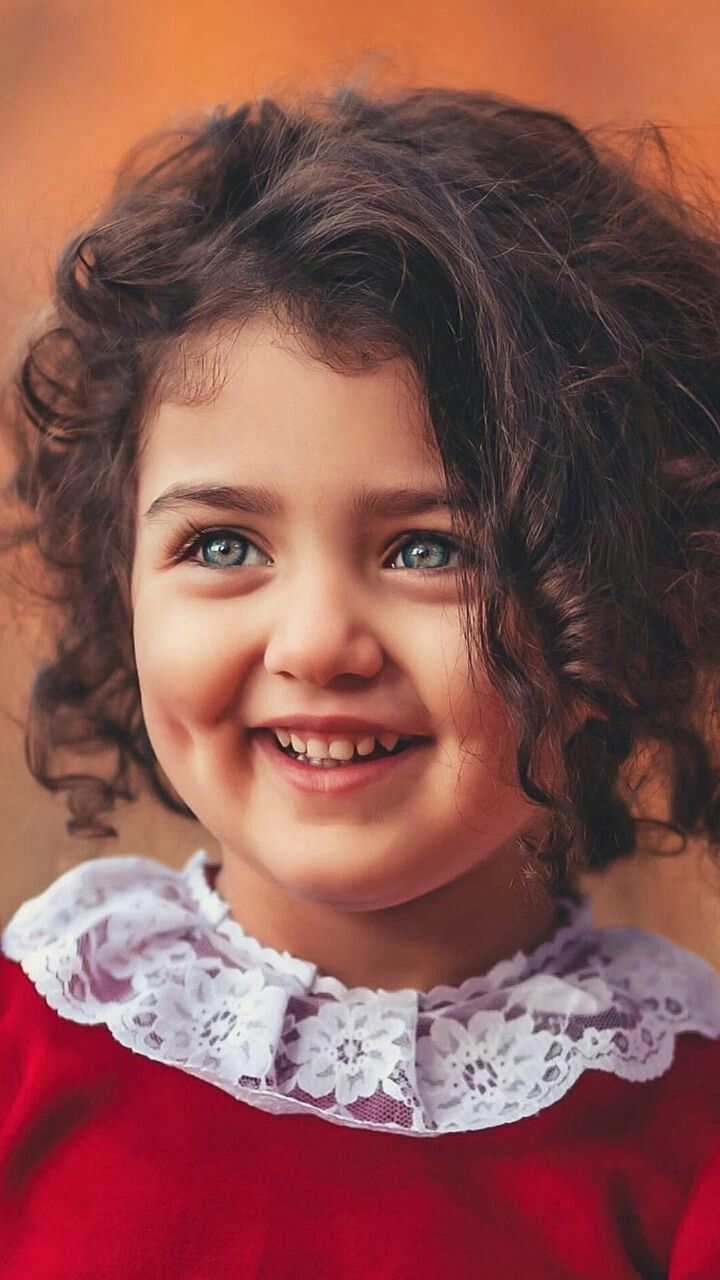
#> input picture Image_processing_Practical_labs/Exp4/pk.jpg, 720 x 1280 px
$ jupyter execute Noise.ipynb
#> lines starting #> are read from the running program, lines starting #| are printed output that depends on the picture
[cell 1]
import cv2
import numpy as np
import matplotlib.pyplot as plt

# Read the image
image = cv2.imread('pk.jpg')
#> image is the input picture: shape (1280, 720, 3); mean B, G, R 80.2, 85.2, 137.7
image = cv2.cvtColor(image, cv2.COLOR_BGR2RGB)

# Function to add Salt & Pepper noise
def add_salt_pepper_noise(img, salt_prob=0.02, pepper_prob=0.02):
#> called with salt_prob = 0.02, pepper_prob = 0.02
    noisy = np.copy(img)
    total_pixels = img.size // img.shape[2]
#> total_pixels = 921600

    # Add salt (white) noise
    num_salt = int(total_pixels * salt_prob)
#> num_salt = 18432
    coords = [np.random.randint(0, i - 1, num_salt) for i in img.shape[:2]]
    noisy[coords[0], coords[1]] = [255, 255, 255]

    # Add pepper (black) noise
    num_pepper = int(total_pixels * pepper_prob)
#> num_pepper = 18432
    coords = [np.random.randint(0, i - 1, num_pepper) for i in img.shape[:2]]
    noisy[coords[0], coords[1]] = [0, 0, 0]

    return noisy

# Apply noise
noisy_image = add_salt_pepper_noise(image)

# Display results
plt.figure(figsize=(10, 6))
plt.subplot(1, 2, 1)
plt.title("Original Image")
plt.imshow(image)
plt.axis('off')

plt.subplot(1, 2, 2)
plt.title("Salt & Pepper Noise: Random occurrence of black and white pixels")
plt.imshow(noisy_image)
plt.axis('off')

plt.show()

[cell 2]
import cv2
import numpy as np
import matplotlib.pyplot as plt

# Read the image
image = cv2.imread('pk.jpg')
image = cv2.cvtColor(image, cv2.COLOR_BGR2RGB)

# Function to add Gaussian noise
def add_gaussian_noise(img, mean=0, var=0.01):
    # Convert image to float for precision
#> called with mean = 0, var = 0.02
    img = img / 255.0
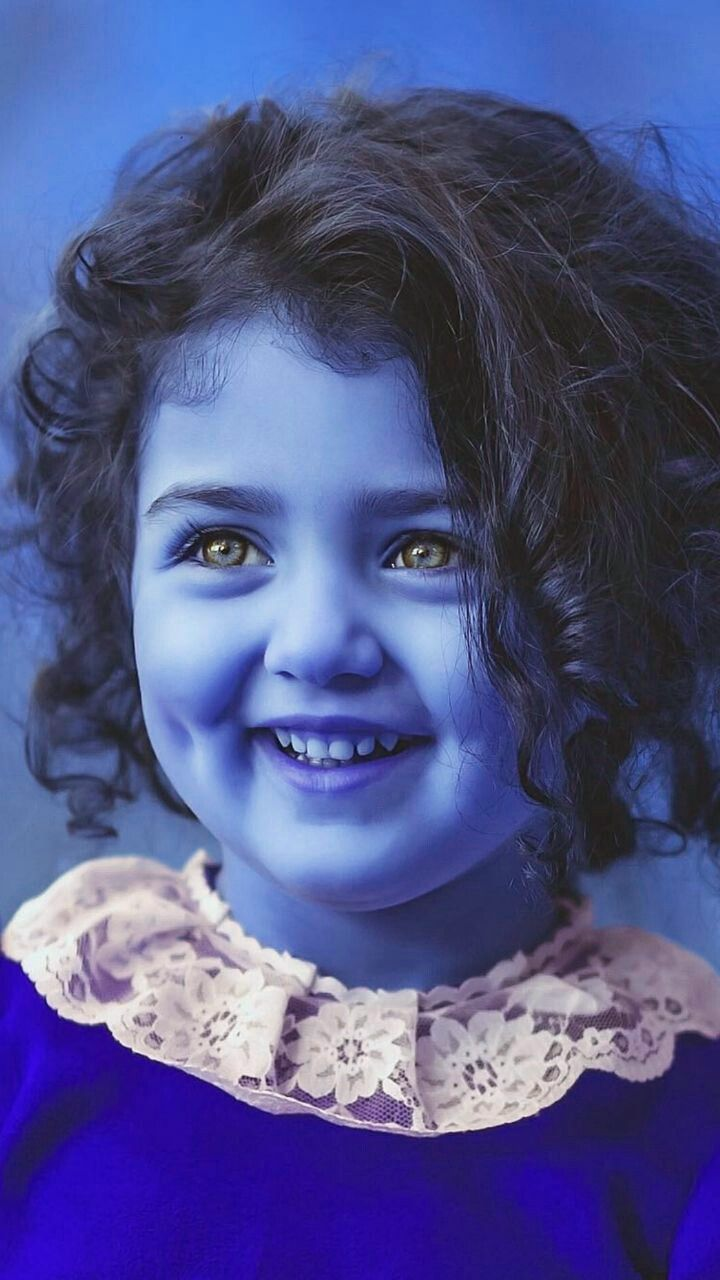
#> img: shape (1280, 720, 3) float64; mean of channels 0, 1, 2 0.54, 0.334, 0.315; drawn as B, G, R
    sigma = var ** 0.5
    gaussian = np.random.normal(mean, sigma, img.shape)

    # Add the Gaussian noise
    noisy = img + gaussian

    # Clip the values to [0,1] and convert back to 0–255
    noisy = np.clip(noisy, 0, 1)
    noisy = (noisy * 255).astype(np.uint8)
    return noisy

# Apply Gaussian noise
noisy_image = add_gaussian_noise(image, mean=0, var=0.02)

# Display results
plt.figure(figsize=(10, 6))
plt.subplot(1, 2, 1)
plt.title("Original Image")
plt.imshow(image)
plt.axis('off')

plt.subplot(1, 2, 2)
plt.title("Gaussian Noise: Random variation based on normal distribution")
plt.imshow(noisy_image)
plt.axis('off')

plt.show()

[cell 3]
import cv2
import numpy as np
import matplotlib.pyplot as plt

# Read the image
image = cv2.imread('pk.jpg')
image = cv2.cvtColor(image, cv2.COLOR_BGR2RGB)

# Function to add Gaussian noise
def add_gaussian_noise(img, mean=0, var=0.01):
#> called with mean = 0, var = 0.02
    img = img / 255.0
    sigma = var ** 0.5
    gaussian = np.random.normal(mean, sigma, img.shape)
    noisy = img + gaussian
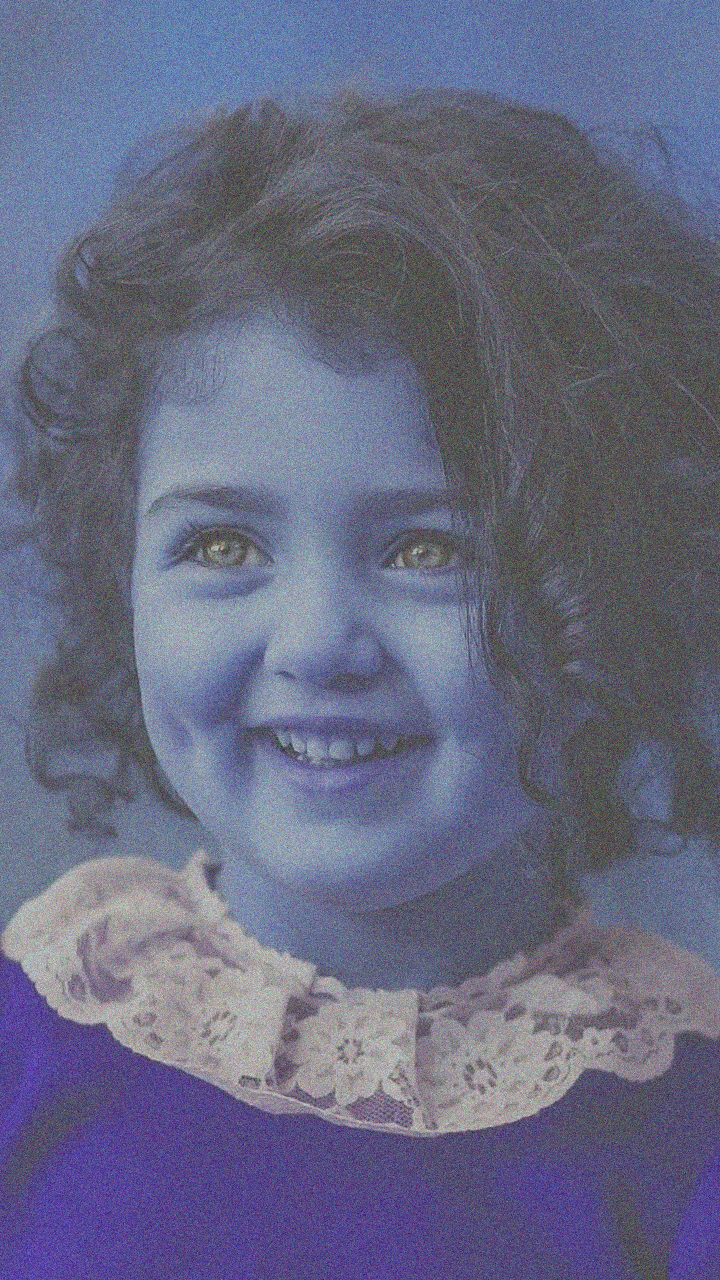
#> noisy: shape (1280, 720, 3) float64; mean of channels 0, 1, 2 0.54, 0.334, 0.315; drawn with min black and max white
    noisy = np.clip(noisy, 0, 1)
    noisy = (noisy * 255).astype(np.uint8)
    return noisy

# Add Gaussian noise
noisy_image = add_gaussian_noise(image, mean=0, var=0.02)

# Display original and noisy images
plt.figure(figsize=(12, 8))

plt.subplot(2, 2, 1)
plt.imshow(image)
plt.title("Original Image")
plt.axis('off')

plt.subplot(2, 2, 2)
plt.imshow(noisy_image)
plt.title("Image with Gaussian Noise")
plt.axis('off')

# Plot histograms
plt.subplot(2, 2, 3)
plt.title("Original Image Histogram")
plt.xlabel("Pixel Intensity")
plt.ylabel("Frequency")
plt.hist(image.ravel(), bins=256, color='blue', alpha=0.7)

plt.subplot(2, 2, 4)
plt.title("Gaussian Noise Image Histogram")
plt.xlabel("Pixel Intensity")
plt.ylabel("Frequency")
plt.hist(noisy_image.ravel(), bins=256, color='red', alpha=0.7)

plt.tight_layout()
plt.show()
#> figure, not shown here; panel 3: tallest bar 48064 high, from x = 37.85 to 38.85; panel 4: tallest bar 167856 high, from x = 0 to 0.996

[cell 4]
import numpy as np
import matplotlib.pyplot as plt

# Mean and standard deviation for Gaussian distribution
mu = 0        # mean
sigma = 1     # standard deviation

# Generate values from -5σ to +5σ
x = np.linspace(mu - 5*sigma, mu + 5*sigma, 1000)

# Gaussian PDF formula
P = (1 / (sigma * np.sqrt(2 * np.pi))) * np.exp(-((x - mu) ** 2) / (2 * sigma ** 2))

# Plot the Gaussian curve
plt.figure(figsize=(8, 5))
plt.plot(x, P, color='blue', linewidth=2)
plt.title('Gaussian (Normal) Distribution PDF')
plt.xlabel('x (Noise Value)')
plt.ylabel('Probability Density')
plt.grid(True)
plt.show()
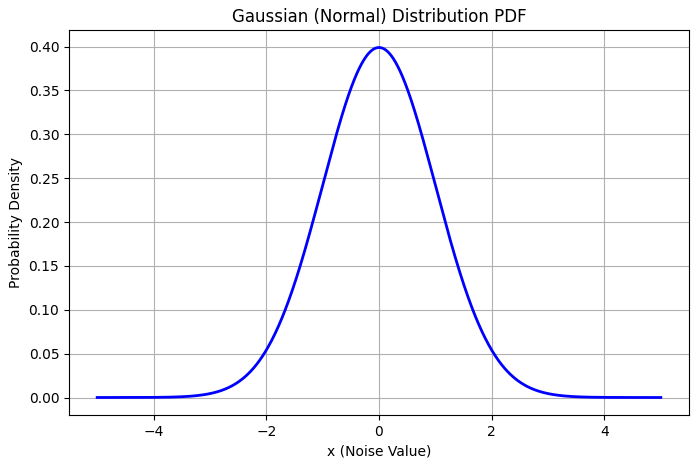
#> figure drawn by matplotlib, 1 panel; curve peaks at x = -0.00501, y = 0.399

[cell 5]
import cv2
import numpy as np
import matplotlib.pyplot as plt

# Read your image (pk.jpg)
image = cv2.imread('pk.jpg')
image = cv2.cvtColor(image, cv2.COLOR_BGR2RGB)

# Function to add Gaussian noise
def add_gaussian_noise(img, mean=0, var=0.01):
#> called with mean = 0, var = 0.02
    img = img / 255.0
    sigma = var ** 0.5
    gaussian = np.random.normal(mean, sigma, img.shape)
    noisy = img + gaussian
    noisy = np.clip(noisy, 0, 1)
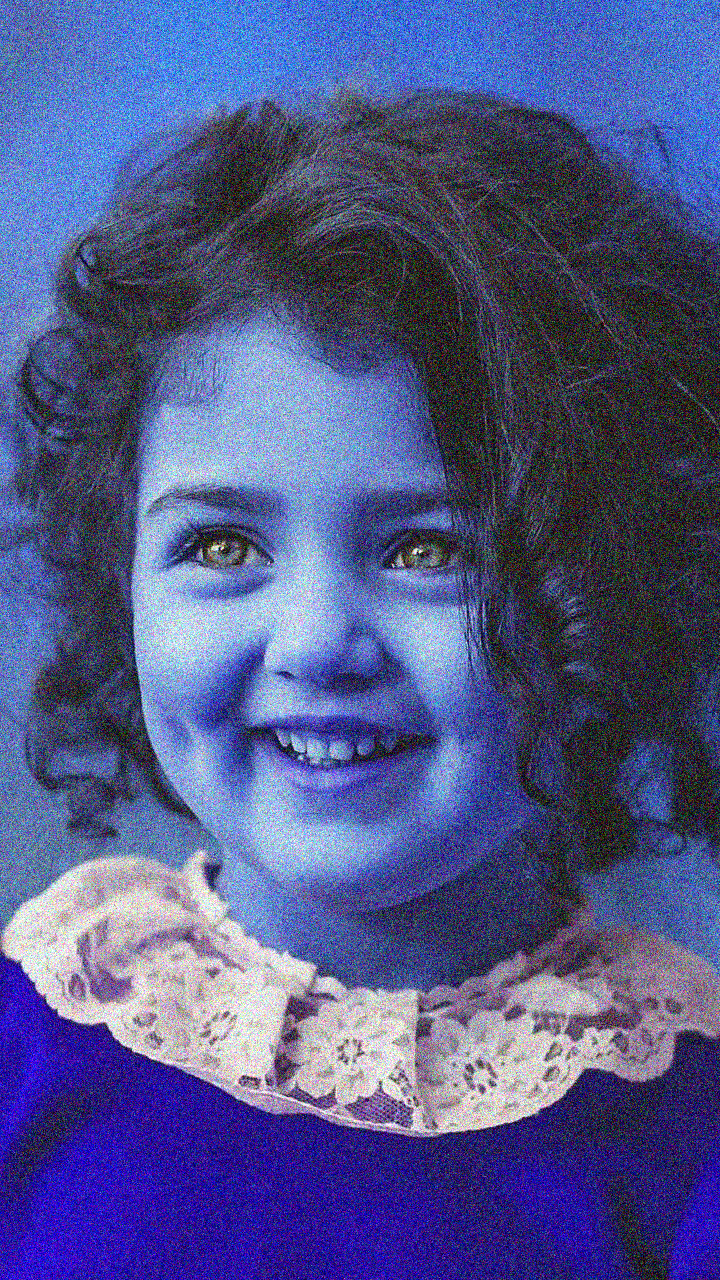
#> noisy: shape (1280, 720, 3) float64; mean of channels 0, 1, 2 0.538, 0.342, 0.318; drawn as B, G, R
    noisy = (noisy * 255).astype(np.uint8)
    return noisy

# Add Gaussian noise
noisy_image = add_gaussian_noise(image, mean=0, var=0.02)

# Save the noisy image
cv2.imwrite('pj.jpg', cv2.cvtColor(noisy_image, cv2.COLOR_RGB2BGR))
print("✅ Gaussian noisy image saved as pj.jpg")

# Generate Gaussian PDF for visualization
mu = 0
sigma = 1
x = np.linspace(mu - 5*sigma, mu + 5*sigma, 1000)
P = (1 / (sigma * np.sqrt(2 * np.pi))) * np.exp(-((x - mu)**2) / (2 * sigma**2))

# Plot everything
plt.figure(figsize=(14, 10))

# 1️⃣ Original Image
plt.subplot(2, 2, 1)
plt.imshow(image)
plt.title("Original Image (pk.jpg)")
plt.axis('off')

# 2️⃣ Gaussian Noisy Image
plt.subplot(2, 2, 2)
plt.imshow(noisy_image)
plt.title("Gaussian Noisy Image (pj.jpg)")
plt.axis('off')

# 3️⃣ Histograms
plt.subplot(2, 2, 3)
plt.hist(image.ravel(), bins=256, color='blue', alpha=0.6, label='Original')
plt.hist(noisy_image.ravel(), bins=256, color='red', alpha=0.6, label='Noisy')
plt.title("Histograms of Original and Noisy Images")
plt.xlabel("Pixel Intensity")
plt.ylabel("Frequency")
plt.legend()

# 4️⃣ Gaussian PDF Curve
plt.subplot(2, 2, 4)
plt.plot(x, P, color='green', linewidth=2)
plt.title("Gaussian Probability Density Function (PDF)")
plt.xlabel("x (Noise Value)")
plt.ylabel("Probability Density")
plt.grid(True)

plt.tight_layout()
plt.show()
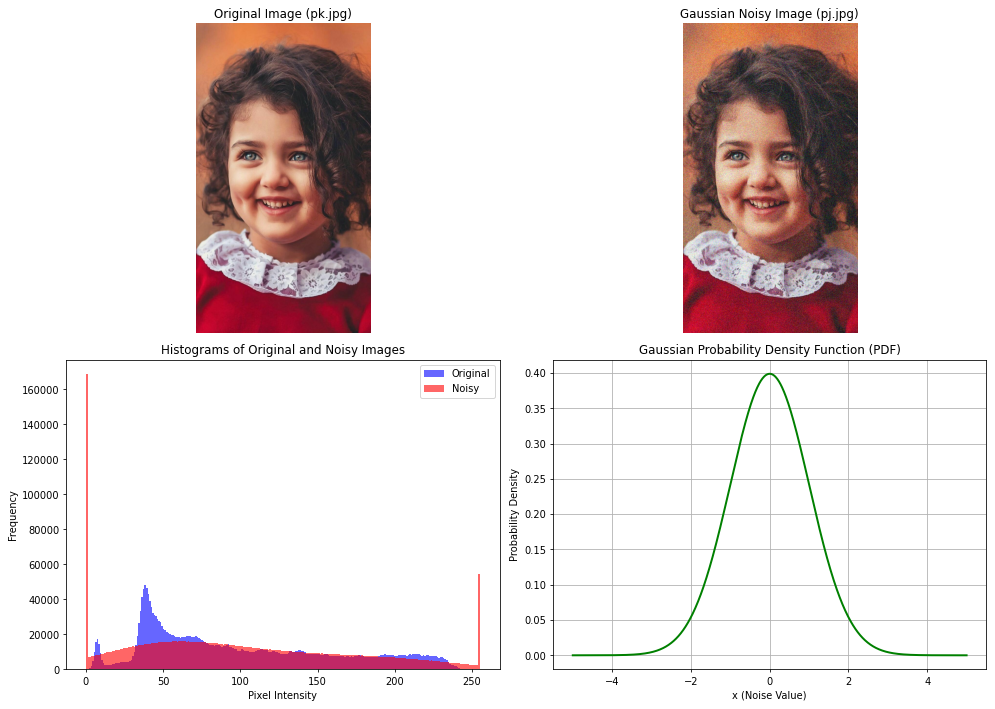
#> figure drawn by matplotlib, 4 panels; panel 3: tallest bar 48064 high, from x = 37.85 to 38.85; panel 3: tallest bar 168481 high, from x = 0 to 0.996; panel 4: curve peaks at x = -0.00501, y = 0.399

$ run again, with Image_processing_Practical_labs/Exp4/BSE_25sigma_noisy.jpg copied over Image_processing_Practical_labs/Exp4/pk.jpg
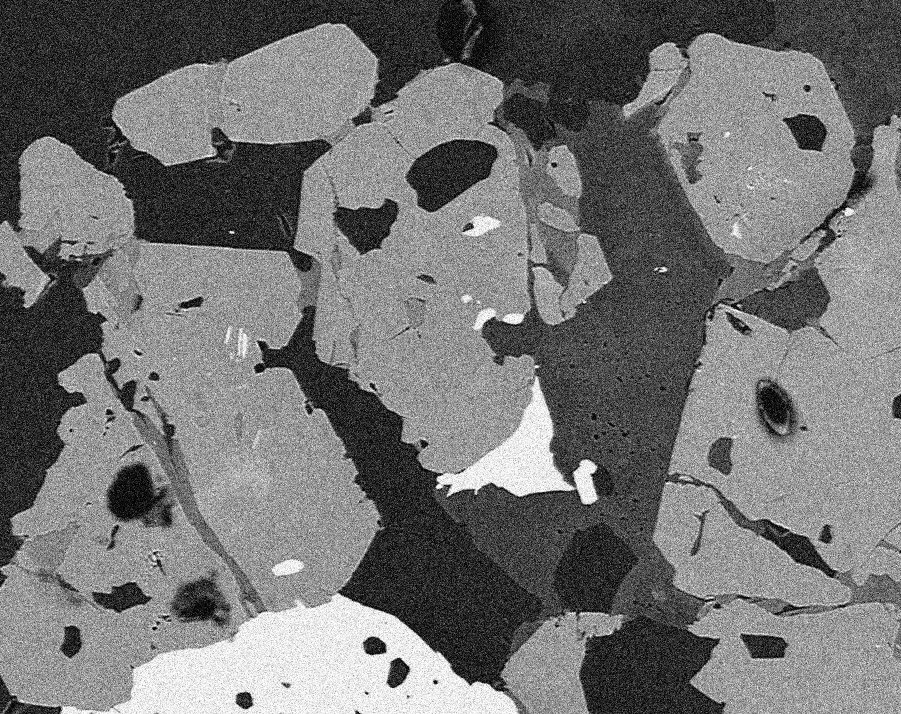
#> input picture Image_processing_Practical_labs/Exp4/BSE_25sigma_noisy.jpg, 901 x 714 px
#> image is the input picture: shape (714, 901, 3); min 0, max 255, mean 115
#> in add_gaussian_noise, `noisy = img + gaussian`:
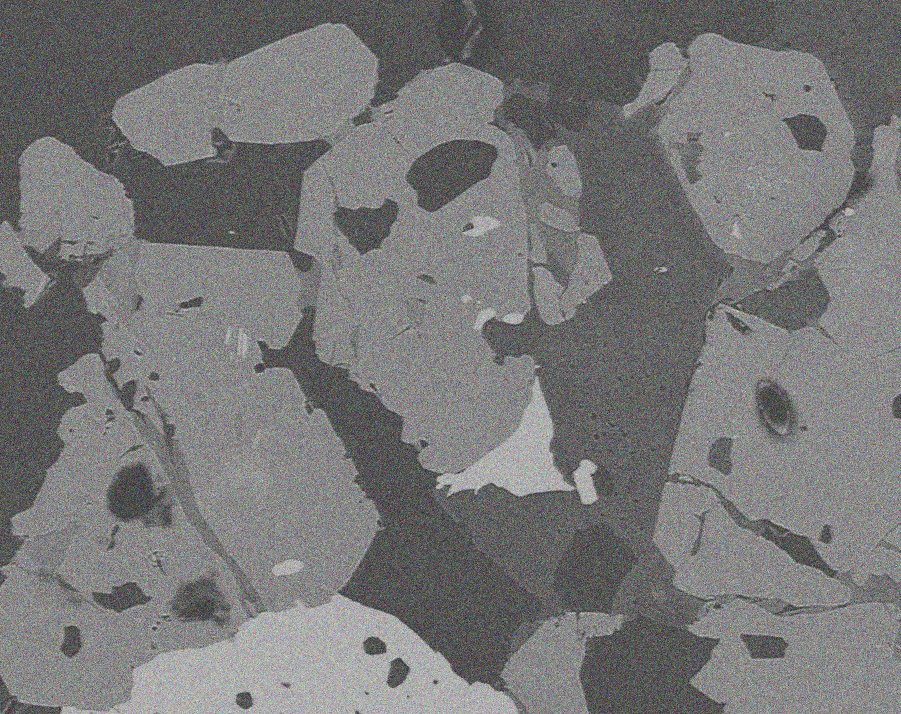
#> noisy: shape (714, 901, 3) float64; mean of channels 0, 1, 2 0.451, 0.451, 0.451; drawn with min black and max white
#> `plt.show()`:
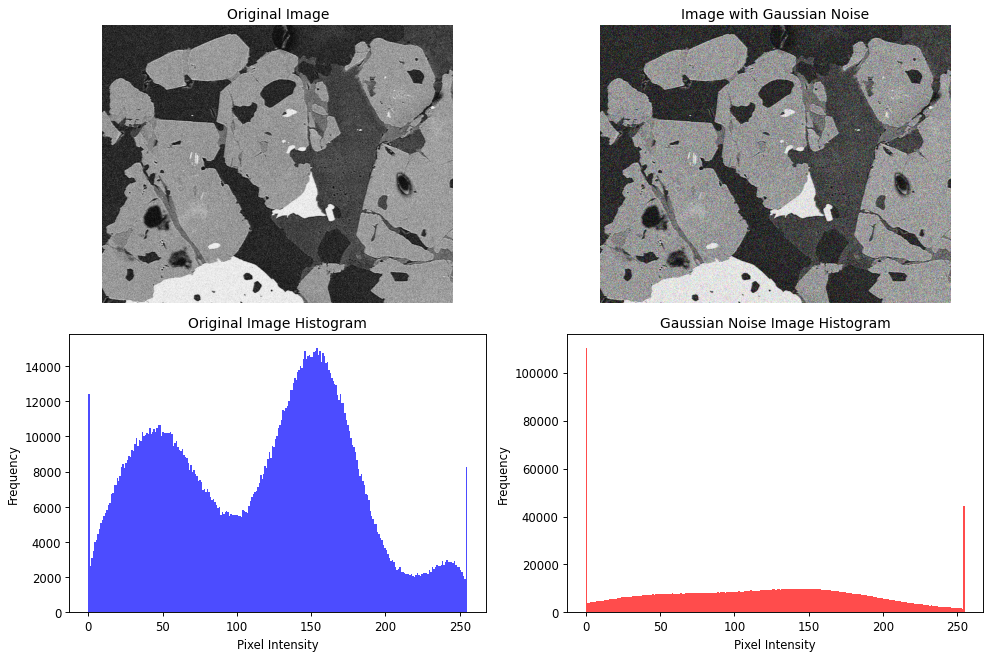
#> figure drawn by matplotlib, 4 panels; panel 3: tallest bar 15045 high, from x = 153.4 to 154.4; panel 4: tallest bar 110400 high, from x = 0 to 0.996

$ run again, with Image_processing_Practical_labs/Exp4/cat.jpg copied over Image_processing_Practical_labs/Exp4/pk.jpg
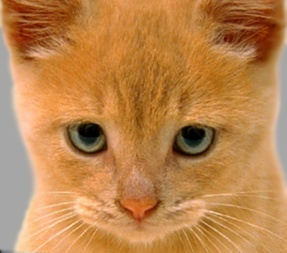
#> input picture Image_processing_Practical_labs/Exp4/cat.jpg, 287 x 253 px
#> image is the input picture: shape (253, 287, 3); mean B, G, R 77.2, 132.5, 188.2
#> `cv2.imwrite('pj.jpg', cv2.cvtColor(noisy_image, cv2.COLOR_RGB2BGR))`:
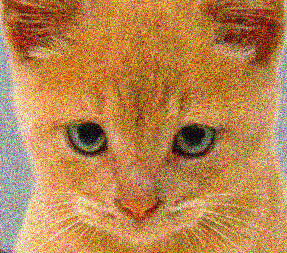
#> saved as pj.jpg: shape (253, 287, 3); mean B, G, R 78.1, 132.1, 186.1
#> `plt.show()`:
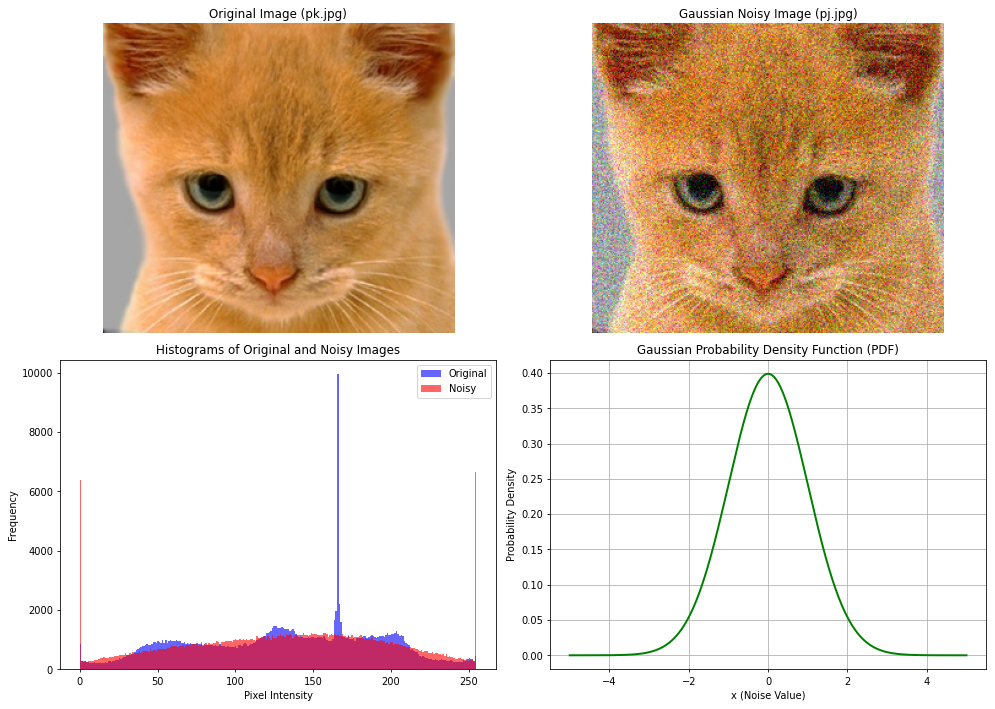
#> figure drawn by matplotlib, 4 panels; panel 3: tallest bar 9943 high, from x = 165.4 to 166.3; panel 3: tallest bar 6651 high, from x = 254 to 255; panel 4: curve peaks at x = -0.00501, y = 0.399
